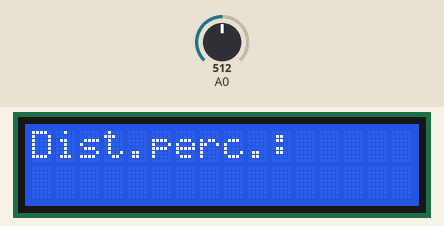
This sketch was run on a simulated Arduino Uno, built with avr-gcc and run on an emulated ATmega328P. Shown: 16×2 character LCD. Inputs (shaded band) come from the test bench; at power-on: A0 = 512.

Above: at 1.2 s.
1.3 s: A0 set to 548
4.3 s: A0 set to 563
At 5.1 s:
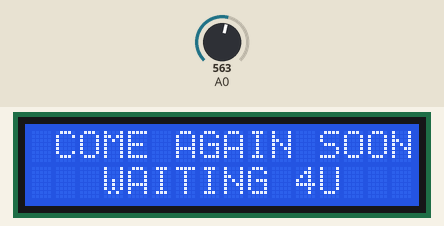
7.3 s: A0 set to 370
At 9.5 s:
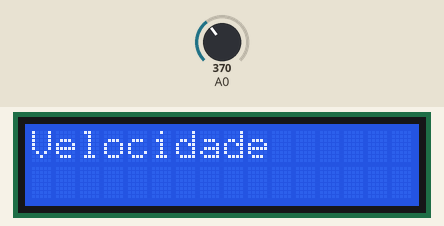
10.3 s: A0 set to 185
At 11.1 s:
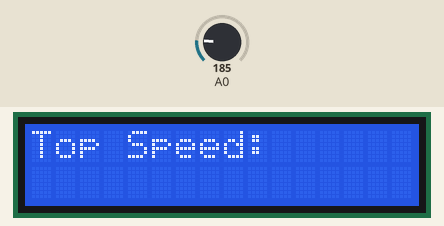
13.3 s: A0 set to 40
At 14.3 s:
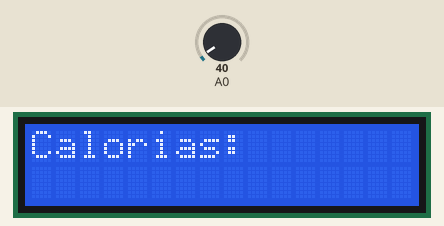
16.3 s: A0 set to 60
At 17.0 s:
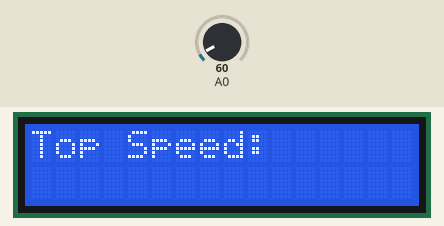
Timing chart, 0 to 19.3 s (numbered marks = the images above; inputs shaded):
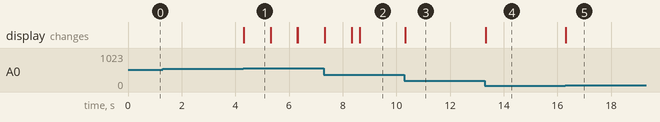

The sketch:

LCD_Display.ino
```cpp
#include <LiquidCrystal.h>

//Variaveis LCD

LiquidCrystal lcd(8, 9, 4, 5, 6, 7);

int lcd_key     = 0;
int adc_key_in  = 0;

#define btnRIGHT  0
#define btnUP     1
#define btnDOWN   2
#define btnLEFT   3
#define btnSELECT 4
#define btnNONE   5

//Variaveis projeto

int read_LCD_buttons(){               // read the buttons
    adc_key_in = analogRead(0);       // read the value from the sensor

    // botoes quando lidos rondam estes valores respetivamente : 0, 144, 329, 504, 741
    // + 50 aprox para ver se os valroes se aproximavam das leituras
    // We make this the 1st option for speed reasons since it will be the most likely result

    if (adc_key_in > 1000) return btnNONE;
/*
    // For V1.1 us this threshold. nao usamos devido aos valores detetados não estarem aprox a estes..
    if (adc_key_in < 50)   return btnRIGHT;
    if (adc_key_in < 250)  return btnUP;
    if (adc_key_in < 450)  return btnDOWN;
    if (adc_key_in < 650)  return btnLEFT;
    if (adc_key_in < 850)  return btnSELECT;  */

   // For V1.0 comment the other threshold and use the one below: usamos este devido aos valores serem mais precisos

     if (adc_key_in < 50)   return btnRIGHT;
     if (adc_key_in < 195)  return btnUP;
     if (adc_key_in < 380)  return btnDOWN;
     if (adc_key_in < 555)  return btnLEFT;
     if (adc_key_in < 790)  return btnSELECT;

      return btnNONE;                // quando todos os botoes falharem retorna...
}

void setup()
{
  Serial.begin (9600);
  lcd.begin(16, 2);
  lcd.setCursor(0,0);
  lcd.clear();
   lcd.setCursor(0,0);
   lcd.println(" VELOZES    E   ");
   lcd.setCursor(0,1);
   lcd.println(" FURIOSOS       ");
}

void loop()
{
   lcd_key = read_LCD_buttons();   // ´lê os botões

   switch (lcd_key){               // tem uma ação dependendo do botão

       case btnUP:{    //  velocidade máxima
            lcd.clear();
            lcd.setCursor(0,0);
            lcd.print("Top Speed:      ");
            lcd.setCursor(0,1);
            break;
       }

       case btnRIGHT:{     //  calorias
             lcd.clear();
             lcd.print("Calorias:       ");
             lcd.setCursor(0,1);
             break;
       }

       case btnLEFT:{       //  distância
            lcd.clear();
            lcd.print("Dist.perc.: ");
             break;
       }

       case btnDOWN:{  // Velocidade instantanea
             lcd.clear();
             lcd.print("Velocidade ");
             lcd.setCursor(0,1);
             break;

       }

     case btnSELECT:{
        lcd.clear();
        lcd.setCursor(0,0);
        lcd.println(" COME AGAIN SOON");
        lcd.setCursor(0,1);
        lcd.println("   WAITING 4U   ");
        delay(1000);
        lcd.clear();
        lcd.setCursor(4,0);
        lcd.print("BYEEE CLASS");
        delay(1000);
        lcd.clear();
       }
   }

}
```

Measured:
- the behaviour switches between 554 and 555 on A0 (found by bisection; images 0 and 1)
- after the input at 1.3 s, every drawn part: stays the same
- after the input at 4.3 s, the display: changes at once (image 1)
- after the input at 10.3 s, the display: changes at once (image 3)
- after the input at 13.3 s, the display: changes at once (image 4)
- after the input at 16.3 s, the display: changes at once (image 5)
- what the display in image 1 shows lasts 1.0 s, from 4.3 s to 5.3 s
